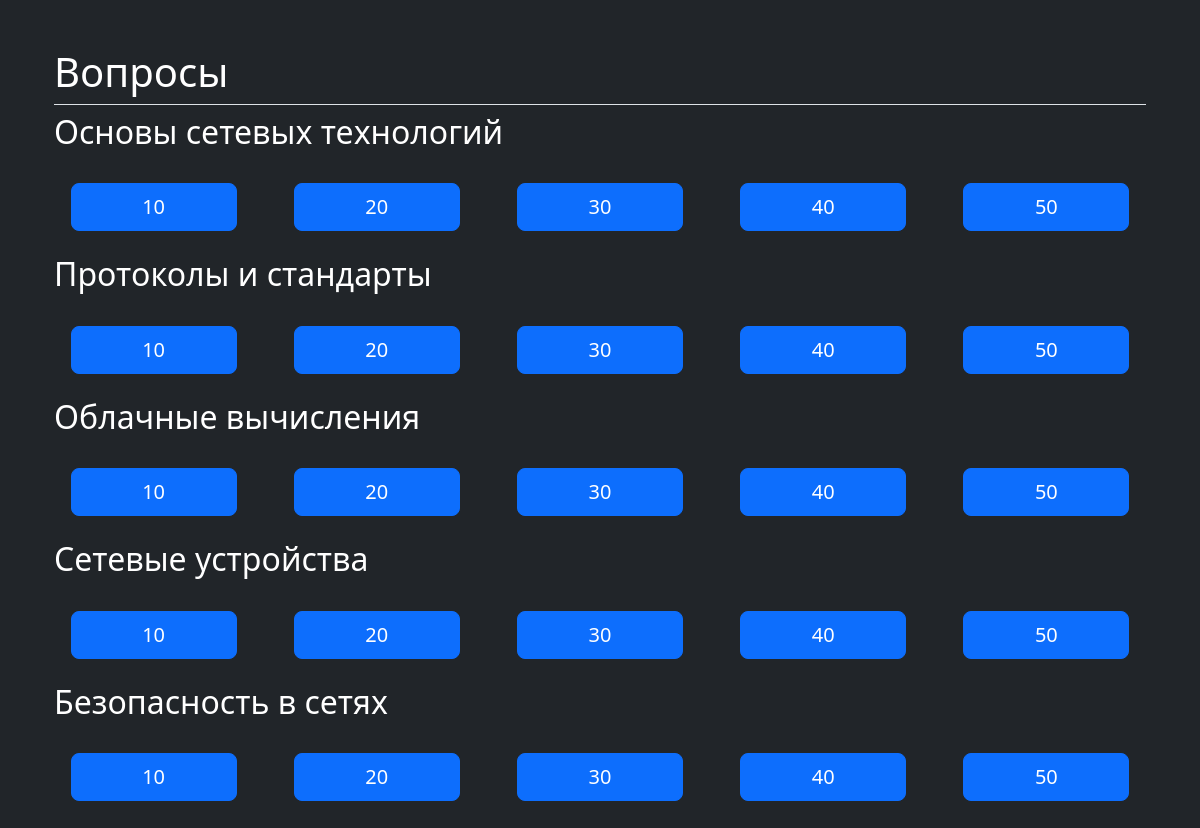
The page / on the database its author committed.
### index/models.py (models this page shows, shortened)
class Category(models.Model):
    category_name = models.CharField(max_length=128)

class Question(models.Model):
    question = models.TextField()
    score = models.IntegerField()
    answer = models.TextField()
    category = models.ForeignKey(Category, on_delete=models.CASCADE, related_name='questions')

### index/views.py (the view)
# urls.py: path('', views.home_page),
def home_page(request):
    categories = Category.objects.all()
    teams = Team.objects.all()
    data = {}
    for category in categories:
        data[category] = Question.objects.filter(category=category)
    context = {'teams': teams, 'data': data}
    return render(request, 'home.html', context)

### index/templates/home.html (shortened to what this page needs)
<!DOCTYPE html>
<html lang="ru">
<link rel="stylesheet" href="https://cdn.jsdelivr.net/npm/bootstrap@5.3.3/dist/css/bootstrap.min.css">
<head>
</head>
<body class="bg bg-dark">
<div class="container px-4 py-5" id="hanging-icons">
    <h1 class="pb-2 border-bottom text-white">Вопросы</h1>
  {% for category, questions in data.items %}
  <h2 class="text-white">{{ category.category_name }}</h2>
    <div class="row g-4 py-4 row-cols-1 row-cols-lg-5">
      {% for p in questions %}
      <div class="col d-flex align-items-start">
        <div class="d-grid gap-2 col-10 mx-auto">
          <a href="/question/{{ p.id }}" class="btn btn-primary btn-lg">
            {{ p.score }}
          </a>
        </div>
      </div>
      {% endfor %}
    </div>
  {% endfor %}
  </div>
</body>
</html>

### rows shown on the page
Category: category_name "Основы сетевых технологий"
Question: score "10"
Question: score "20"
Question: score "30"
Question: score "40"
Question: score "50"
Category: category_name "Протоколы и стандарты"
Question: score "10"
Question: score "20"
Question: score "30"
Question: score "40"
Question: score "50"
Category: category_name "Облачные вычисления"
Question: score "10"
Question: score "20"
Question: score "30"
Question: score "40"
Question: score "50"
Category: category_name "Сетевые устройства"
Question: score "10"
Question: score "20"
Question: score "30"
Question: score "40"
Question: score "50"
Category: category_name "Безопасность в сетях"
Question: score "10"
Question: score "20"
Question: score "30"
Question: score "40"
Question: score "50"
